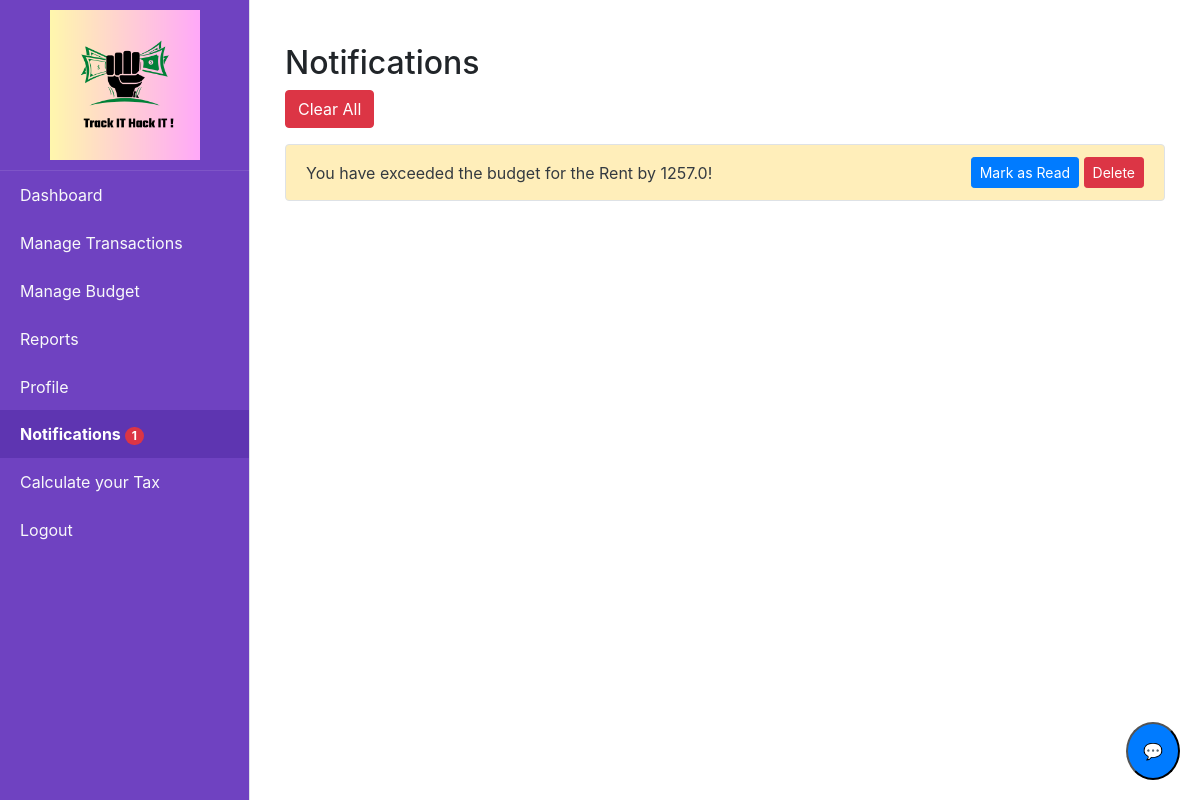
The page /notifications (signed in) on the database as committed earlier.
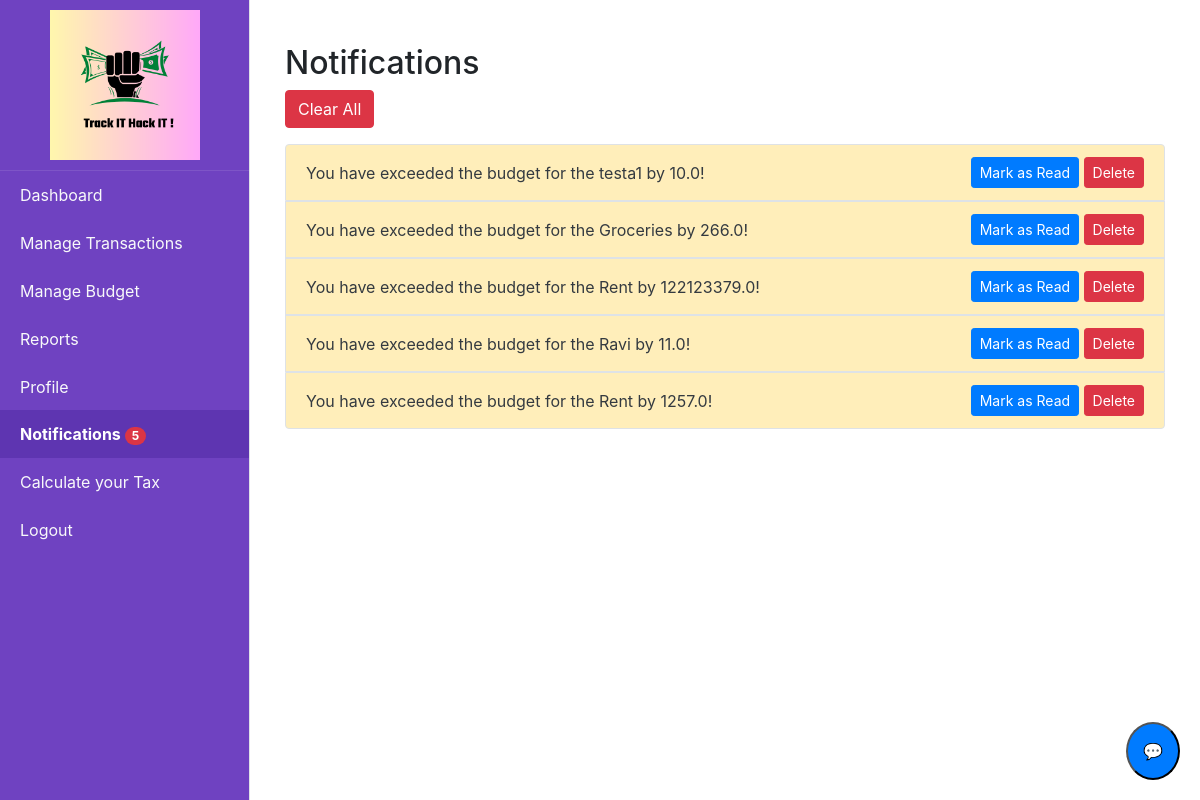
The same page on the database as committed later.
### tables this page shows
CREATE TABLE notifications (
    id INTEGER PRIMARY KEY AUTOINCREMENT,
    user_id INTEGER NOT NULL,
    message TEXT NOT NULL,
    is_read BOOLEAN DEFAULT 0,
    created_at TIMESTAMP DEFAULT CURRENT_TIMESTAMP,
    FOREIGN KEY (user_id) REFERENCES users (id)
);

### app.py (the view)
@app.route('/notifications')
@login_required
def notifications():
    notifications = query_db('''
        SELECT id, message, is_read, created_at
        FROM notifications
        WHERE user_id = ?
        ORDER BY is_read asc, created_at DESC
    ''', [current_user.id])
    return render_template('notifications.html', notifications=notifications)

### app.py (called while the page is built)
@login_manager.user_loader
def load_user(user_id):
    return get_user_by_id(user_id)

@app.after_request
def after_request(response):
    response.headers["Cache-Control"] = "no-cache, no-store, must-revalidate"
    return response

@app.context_processor
def inject_unread_notifications():
    if current_user.is_authenticated:
        unread_count = query_db('''
            SELECT COUNT(*)
            FROM notifications
            WHERE user_id = ? AND is_read = 0
        ''', [current_user.id], one=True)
        return dict(unread_count=unread_count[0] if unread_count else 0)
    return dict(unread_count=0)

### database.py (called while the page is built)
def get_db():
    return sqlite3.connect(DATABASE)

def query_db(query, args=(), one=False):
    cur = get_db().execute(query, args)
    rv = cur.fetchall()
    cur.close()
    return (rv[0] if rv else None) if one else rv

def get_user_by_id(user_id):
    conn = sqlite3.connect(DATABASE)
    cursor = conn.cursor()
    cursor.execute('SELECT * FROM users WHERE id = ?', (user_id,))
    user = cursor.fetchone()
    conn.close()
    if user:
        return User(id=user[0], username=user[1], email=user[2], password=user[3])
    return None

### templates/notifications.html (shortened to what this page needs)
{% extends "home.html" %}
{% block content %}
<div class="container mt-4">
    <h2>Notifications</h2>
    <button id="clearAllBtn" class="btn btn-danger mb-3">Clear All</button>
    <ul class="list-group">
        {% for notification in notifications %}
        <li class="list-group-item d-flex text-dark justify-content-between align-items-center border {% if notification[2] == 1 %}list-group-item-light {% else %}list-group-item-warning{% endif %}">
            {{ notification[1] }}
            <div>
                {% if notification[2] == 0 %}
                <button class="btn btn-primary btn-sm mark-as-read" data-id="{{ notification[0] }}">Mark as Read</button>
                {% endif %}
                <button class="btn btn-danger btn-sm delete-notification" data-id="{{ notification[0] }}">Delete</button>
            </div>
        </li>
        {% endfor %}
    </ul>
</div>
{% endblock %}

Rows that differ between the two databases and show on the page:
added notifications: message "You have exceeded the budget for the testa1 by 10.0!"
added notifications: message "You have exceeded the budget for the Groceries by 266.0!"
added notifications: message "You have exceeded the budget for the Rent by 122123379.0!"
added notifications: message "You have exceeded the budget for the Ravi by 11.0!"
Other text that changed with them:
{{ unread_count }}: "1" → "5"
